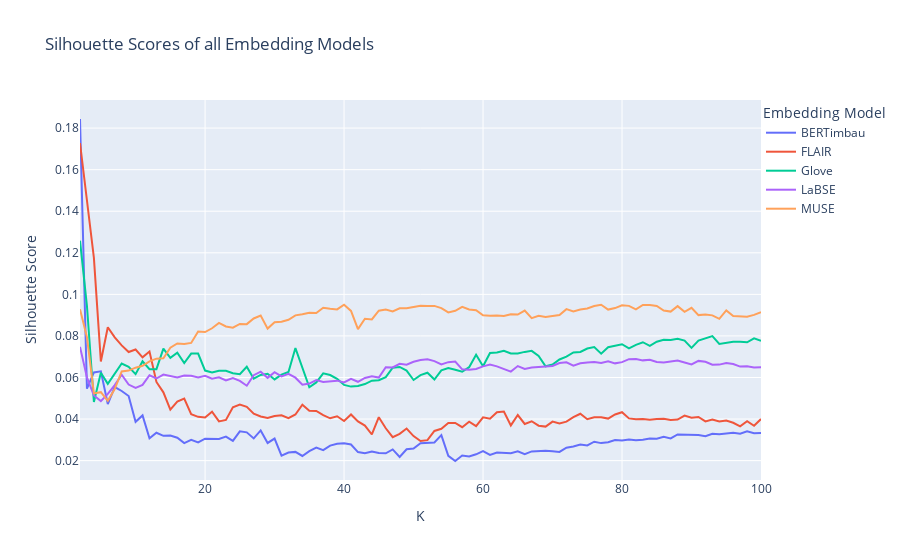

Notebook source saved alongside this figure:
### Code cell
metrics_helper.show_silhouette_score()
